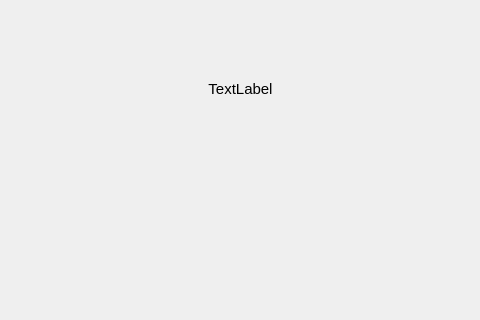
<?xml version="1.0" encoding="UTF-8"?>
<ui version="4.0">
 <class>MessageWindow</class>
 <widget class="QWidget" name="MessageWindow">
  <property name="geometry">
   <rect>
    <x>0</x>
    <y>0</y>
    <width>480</width>
    <height>320</height>
   </rect>
  </property>
  <property name="windowTitle">
   <string>Form</string>
  </property>
  <widget class="QLabel" name="lblMessage">
   <property name="geometry">
    <rect>
     <x>30</x>
     <y>80</y>
     <width>421</width>
     <height>161</height>
    </rect>
   </property>
   <property name="font">
    <font>
     <pointsize>11</pointsize>
    </font>
   </property>
   <property name="text">
    <string>TextLabel</string>
   </property>
   <property name="alignment">
    <set>Qt::AlignHCenter|Qt::AlignTop</set>
   </property>
   <property name="wordWrap">
    <bool>true</bool>
   </property>
  </widget>
 </widget>
 <resources/>
 <connections/>
</ui>
